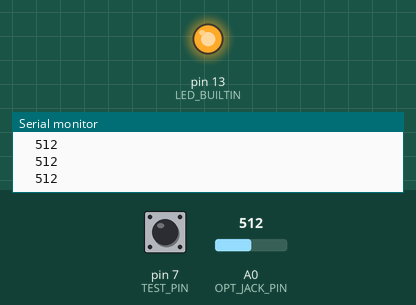
The sketch below on a simulated Arduino Uno, built with avr-gcc and run on an emulated ATmega328P. Shown: output pins drawn as LEDs (lit = HIGH), the last lines printed to the serial monitor. Inputs (shaded band) come from the test bench; at power-on: pin 7 (TEST_PIN) HIGH, A0 (OPT_JACK_PIN) = 512.

Above: at 1.2 s.
1.3 s: pin 7 (TEST_PIN) pulled LOW for 0.15 s
At 1.46 s:
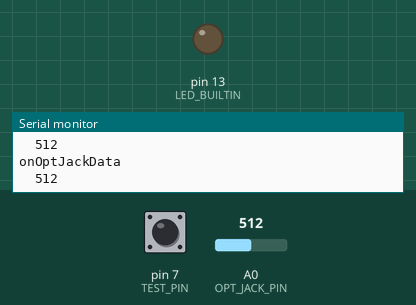
4.8 s: pin 7 (TEST_PIN) pulled LOW for 3.2 s
At 9.2 s:
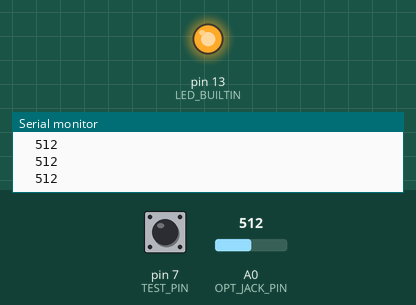
Timing chart, 0 to 10.7 s (numbered marks = the images above; inputs shaded):
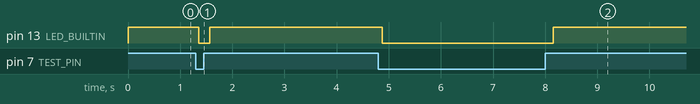

Measured:
- after the input at 1.3 s, pin 13 (LED_BUILTIN): HIGH → LOW after 0.05 s, → HIGH 0.22 s later
- after the input at 4.8 s, pin 13 (LED_BUILTIN): HIGH → LOW after 0.08 s, → HIGH 3.3 s later

The sketch:

av-auto-switcher-1.ino
```cpp
#include <IRremote.h>

IRsend irsend;

// Enter (integer) send-code on Serial and will be replayed on IR sender on PIN 3

// RC5 http://lirc.sourceforge.net/remotes/rc-5/RC-5-extented
// # Bit   0    1   2   3    4    5    6    7    8    9    10   11   12   13
// #     | S |~C6 | T | A4 | A3 | A2 | A1 | A0 | C5 | C4 | C3 | C2 | C1 | C0 |

// http://lirc.10951.n7.nabble.com/Marantz-RC5-22-bits-Extend-Data-Word-possible-with-lircd-conf-semantic-td9784.html
// BIT 0  1    2    3  4  5  6  7        8  9  10 11 12 13 14 15 16 17 18 19
// START,~C6,TOGGLE,S4,S3,S2,S1,S0,PAUSE,C5,C4,C3,C2,C1,C0,D5,D4,D3,D2,D1,D0

#define OPT_JACK_PIN A0  // 3 pins, Vout, +5v and GND
#define TEST_PIN 7  // INPUT_PULLUP - switch - GND
#define IR_SEND_PIN 3 // IR tx - resistor 220k - GND

// Optical reads at 1023 when off.  Averages at 400-900 during playback.
// Wobbles around 400 when disconnected
#define OPT_JACK_HIGH_LOW_TRIGGER 1015

int optJackPrev = 0;
int optJackMovingAverage = 0;

int movingAverage(int currentAvg, int new_sample)
{
  #define ALPHA 0.8
  float ma_new = ALPHA * new_sample + (1-ALPHA) * currentAvg;
  return (int) ma_new;
}


void onOptJackData()
{
  Serial.println("onOptJackData");
  // # Bit   0    1   2   3    4    5    6    7    8    9    10   11   12   13
  // #     | S |~C6 | T | A4 | A3 | A2 | A1 | A0 | C5 | C4 | C3 | C2 | C1 | C0 |
  // CD select

  // .c TSSS SSCC CCCC
  //  1 0100 0011 1111  // 143f  CD // s=20 0x14 c=63 0x3f x=na
  //  1 0101 0011 1111  // 153f  CD,
  //  1 1101 0011 1111  // 1d3f  CD Toogle
  // 11 0101 0011 1111  // send(153f) rec;

  irsend.sendRC5(0x153f, 12); // assumes IR_SEND_PIN=3

}

void onOptJackNoData()
{
  Serial.println("onOptJackNoData");
}

void setup() {
  // init
  Serial.begin(9600);
  pinMode(LED_BUILTIN, OUTPUT);
  pinMode(TEST_PIN, INPUT_PULLUP);

  // Pre-load triggers and averages with current readings
  int optJackPrev = analogRead( OPT_JACK_PIN );
  optJackMovingAverage = optJackPrev;
}

void loop() {
  // put your main code here, to run repeatedly:

  if ( digitalRead(TEST_PIN) != HIGH ) // configured as PULLUP
  {
    digitalWrite(LED_BUILTIN, LOW);   // turn the LED on (HIGH is the voltage level)
    onOptJackData();
  } else {
    digitalWrite(LED_BUILTIN, HIGH);   // turn the LED on (HIGH is the voltage level)
  }

  int optJackSensorValue = analogRead(A0);
  optJackMovingAverage = movingAverage(optJackMovingAverage, optJackSensorValue);
  Serial.print("\t");   Serial.println(optJackMovingAverage);

  if ((optJackMovingAverage <= OPT_JACK_HIGH_LOW_TRIGGER) && optJackPrev > OPT_JACK_HIGH_LOW_TRIGGER)
  {
    onOptJackData();
  } else if ((optJackMovingAverage > OPT_JACK_HIGH_LOW_TRIGGER) && optJackPrev <= OPT_JACK_HIGH_LOW_TRIGGER)
  {
    onOptJackNoData();
  }

  optJackPrev = optJackMovingAverage;

  delay(150);
}
```
